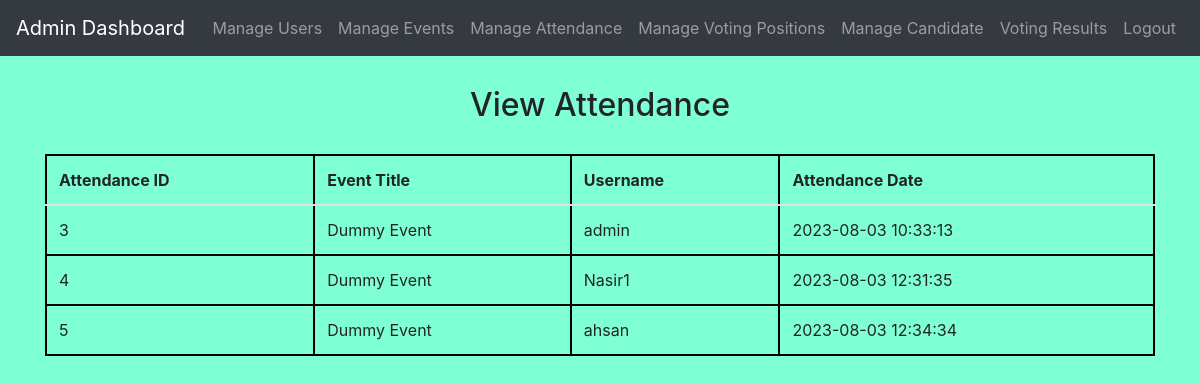
Page /admin/view_attendance.php (signed in) on the committed database.
### tables this page shows
CREATE TABLE `attendance` (
  `AttendanceID` int(11) NOT NULL,
  `EventID` int(11) NOT NULL,
  `UserID` int(11) NOT NULL,
  `AttendanceDate` datetime DEFAULT current_timestamp()
);

CREATE TABLE `events` (
  `EventID` int(11) NOT NULL,
  `Title` varchar(100) NOT NULL,
  `Description` text NOT NULL,
  `DateTime` datetime NOT NULL,
  `Location` varchar(20) NOT NULL,
  `Organizer` int(11) NOT NULL
);

CREATE TABLE `users` (
  `id` int(11) NOT NULL,
  `username` varchar(50) NOT NULL,
  `password` varchar(255) NOT NULL,
  `email` varchar(100) NOT NULL,
  `phone` varchar(20) NOT NULL,
  `status` varchar(10) NOT NULL DEFAULT 'pending'
);

### admin/view_attendance.php (the view, shortened to what this page needs)
<?php
include('config.php');
$selectSql = "SELECT Attendance.AttendanceID, Events.Title AS EventTitle, Users.username AS Username, Attendance.AttendanceDate
              FROM Attendance
              INNER JOIN Events ON Attendance.EventID = Events.EventID
              INNER JOIN Users ON Attendance.UserID = Users.id";
$result = $conn->query($selectSql);
?>
<!DOCTYPE html>
<html>
<head>
    <link rel="stylesheet" href="https://stackpath.bootstrapcdn.com/bootstrap/4.5.2/css/bootstrap.min.css">
</head>
<body>
    <?php include('admin_navbar.php'); ?>
    <div class="container">
        <h2>View Attendance</h2>
        <table class="table">
            <thead>
                <tr>
                    <th>Attendance ID</th>
                    <th>Event Title</th>
                    <th>Username</th>
                    <th>Attendance Date</th>
                </tr>
            </thead>
            <tbody>
                <?php while ($row = $result->fetch_assoc()) { ?>
                    <tr>
                        <td><?php echo $row['AttendanceID']; ?></td>
                        <td><?php echo $row['EventTitle']; ?></td>
                        <td><?php echo $row['Username']; ?></td>
                        <td><?php echo $row['AttendanceDate']; ?></td>
                    </tr>
                <?php } ?>
            </tbody>
        </table>
    </div>
</body>
</html>

### admin/view_attendance.php (style rules this page uses)
body { background-color: aquamarine; }
h1, h2, h3, h4 { margin-top: 30px; margin-bottom: 30px; text-align: center; }
table , th , td , tr { border: 2px solid black; }

### rows in the picture
attendance: AttendanceID "3", EventID.Title "Dummy Event", UserID.username "admin", AttendanceDate "2023-08-03 10:33:13"
attendance: AttendanceID "4", EventID.Title "Dummy Event", UserID.username "Nasir1", AttendanceDate "2023-08-03 12:31:35"
attendance: AttendanceID "5", EventID.Title "Dummy Event", UserID.username "ahsan", AttendanceDate "2023-08-03 12:34:34"
